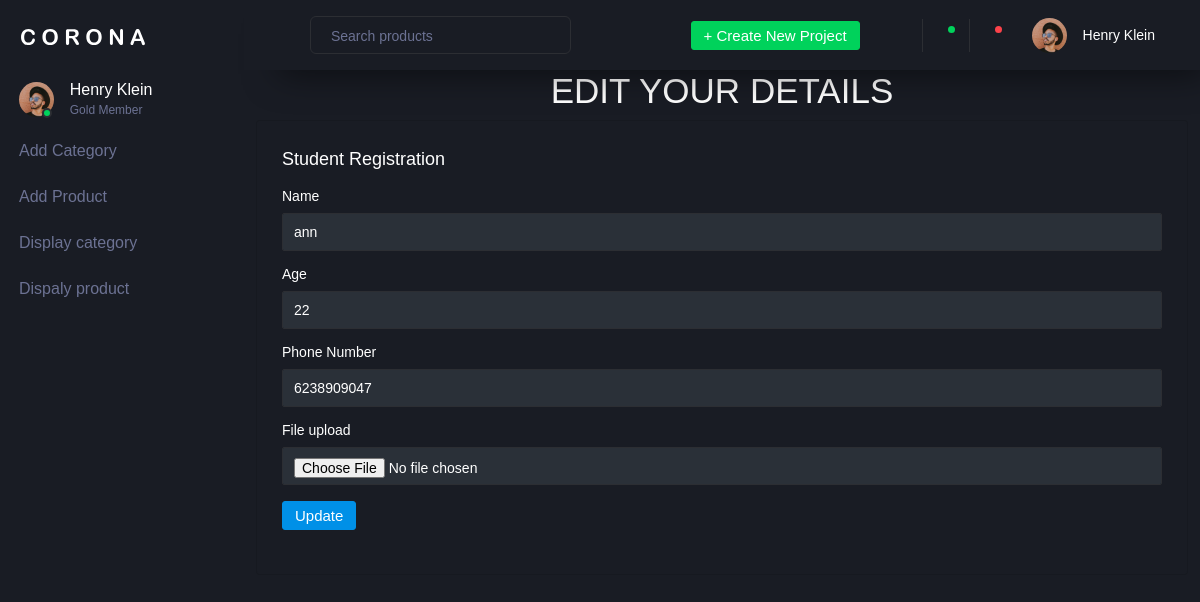
Page /pyapp/edit/1/ on the committed database.
### pyapp/models.py (models this page shows)
class studentdb(models.Model):
    name=models.CharField(max_length=20,null=True,blank=True)
    age = models.IntegerField(null=True, blank=True)
    phone=models.IntegerField(null=True,blank=True)
    image=models.ImageField(upload_to="profile", null=True, blank=True)

### pyapp/views.py (the view)
# urls.py: path('edit/<int:dataid>/',views.editpage, name="editpage"),
def editpage(request ,dataid):
    data=studentdb.objects.get(id=dataid)
    print(data)
    return render(request,'editdata.html',{'data':data})

### pyapp/templates/editdata.html (shortened to what this page needs)
<!DOCTYPE html>
{% extends 'index.html' %}
{% block content %}
<html lang="en">
<head>
</head>
<body>
<h1><center>EDIT YOUR DETAILS</center></h1>
<form method="POST" action="{% url 'update' dataid=data.id %}" enctype="multipart/form-data">
<div class="col-12 grid-margin stretch-card">
                <div class="card">
                  <div class="card-body">
                    <h4 class="card-title">Student Registration</h4>
                    <form class="forms-sample">
                      <div class="form-group">
                        <label for="exampleInputName1">Name</label>
                        <input type="text" class="form-control" id="exampleInputName1" placeholder="Name" name="name" value="{{ data.name }}">
                      </div>
                      <div class="form-group">
                        <label for="exampleInputAge">Age</label>
                        <input type="number" class="form-control" id="exampleInputAge" placeholder="Age" name="age" value="{{ data.age }}" >
                      </div>
                      <div class="form-group">
                        <label for="examplePhone">Phone Number</label>
                        <input type="Number" class="form-control" id="examplePhone" placeholder="Phone Number" name="phone" value="{{ data.phone }}">
                      </div>
                      <div class="form-group">
                        <label for="fileupload">File upload</label>
                        <input type="file" class="form-control" id="fileupload" placeholder="file" name="image" value="{{ data.image }}">
                      </div>
                      <div class="form-group">
                      <button type="submit" class="btn btn-primary mr-2">Update</button>
                      </div>
                    </form>
                  </div>
                </div>
              </div>
</form>
</body>
</html>
{% endblock %}

### rows in the picture
studentdb: name "ann", age "22", phone "6238909047"
